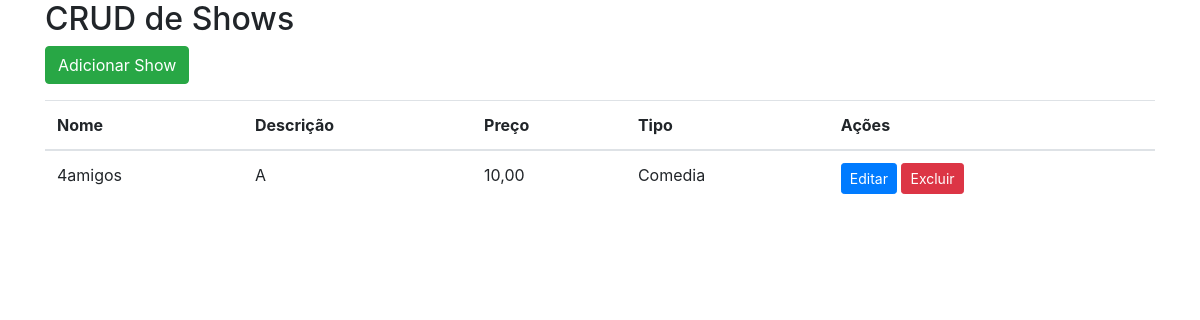
The app's page /shows/, older data.
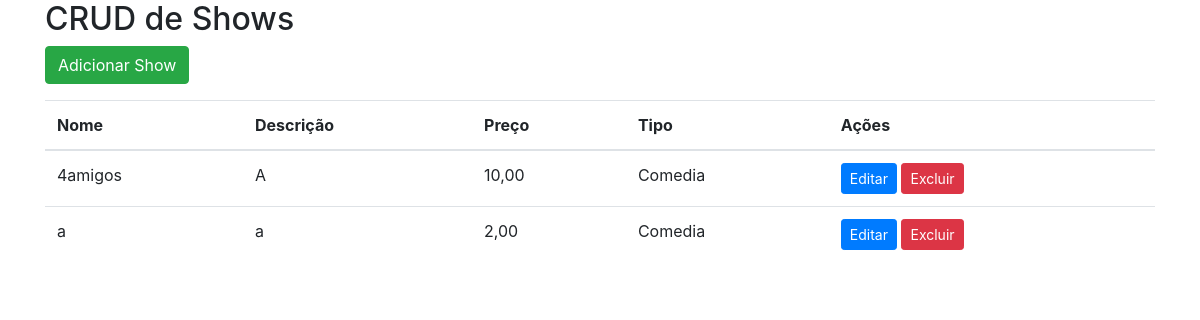
The same page, newer data.
### shows/models.py (models this page shows, shortened)
class Show(models.Model):
    TIPO_CHOICES = (
        ('Comedia', 'Comédia'),
        ('Acao', 'Ação'),
        ('Drama', 'Drama'),
    )
    nome = models.CharField(max_length=100)
    descricao = models.CharField(max_length=500)
    preco = models.DecimalField(max_digits=10, decimal_places=2)
    tipo = models.CharField(max_length=7, choices=TIPO_CHOICES)
    assentos = models.IntegerField()
    elenco = models.CharField(max_length=200)
    secoes = models.IntegerField()
    data = models.DateField()
    horarios = models.TimeField()

### shows/views.py (the view)
# urls.py: path('', views.INDEX, name='shows'),
def INDEX(request):
    shows = Show.objects.all()
    context = {
        'shows':shows,
    }
    return render(request,'index.html',context)

### shows/templates/index.html (shortened to what this page needs)
<!DOCTYPE html>
<html lang="pt-br">
<head>
    <link rel="stylesheet" href="https://maxcdn.bootstrapcdn.com/bootstrap/4.5.2/css/bootstrap.min.css">
</head>
<body>
    <div class="container">
        <h2>CRUD de Shows</h2>
        <div class="row mb-3">
            <div class="col">
                <button class="btn btn-success" data-toggle="modal" data-target="#addShowModal">Adicionar Show</button>
            </div>
        </div>
        <table class="table">
            <thead>
                <tr>
                    <th>Nome</th>
                    <th>Descrição</th>
                    <th>Preço</th>
                    <th>Tipo</th>
                    <th>Ações</th>
                </tr>
            </thead>
            <tbody>
                {% for show in shows %}
                <tr>
                    <td>{{ show.nome }}</td>
                    <td>{{ show.descricao }}</td>
                    <td>{{ show.preco }}</td>
                    <td>{{ show.tipo }}</td>
                    <td>
                        <button class="btn btn-primary btn-sm" data-toggle="modal" data-target="#editShowModal{{ show.id }}">Editar</button>
                        <button class="btn btn-danger btn-sm" data-toggle="modal" data-target="#deleteShowModal{{ show.id }}">Excluir</button>
                    </td>
                </tr>
                {% endfor %}
            </tbody>
        </table>
    </div>
</body>
</html>

Row changes from the older to the newer data that the page shows:
added Show: nome "a", descricao "a", preco "2,00", tipo "Comedia"
